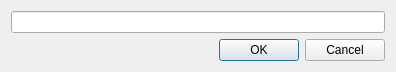
<?xml version="1.0" encoding="UTF-8"?>
<ui version="4.0">
 <class>CategoryModifier</class>
 <widget class="QDialog" name="CategoryModifier">
  <property name="geometry">
   <rect>
    <x>0</x>
    <y>0</y>
    <width>396</width>
    <height>65</height>
   </rect>
  </property>
  <property name="windowTitle">
   <string/>
  </property>
  <layout class="QVBoxLayout" name="verticalLayout">
   <item>
    <widget class="LeechCraft::Util::TagsLineEdit" name="Line_"/>
   </item>
   <item>
    <spacer name="verticalSpacer">
     <property name="orientation">
      <enum>Qt::Vertical</enum>
     </property>
     <property name="sizeHint" stdset="0">
      <size>
       <width>20</width>
       <height>40</height>
      </size>
     </property>
    </spacer>
   </item>
   <item>
    <widget class="QDialogButtonBox" name="ButtonBox_">
     <property name="orientation">
      <enum>Qt::Horizontal</enum>
     </property>
     <property name="standardButtons">
      <set>QDialogButtonBox::Cancel|QDialogButtonBox::Ok</set>
     </property>
    </widget>
   </item>
  </layout>
 </widget>
 <customwidgets>
  <customwidget>
   <class>LeechCraft::Util::TagsLineEdit</class>
   <extends>QLineEdit</extends>
   <header location="global">util/tags/tagslineedit.h</header>
  </customwidget>
 </customwidgets>
 <resources/>
 <connections>
  <connection>
   <sender>ButtonBox_</sender>
   <signal>accepted()</signal>
   <receiver>CategoryModifier</receiver>
   <slot>accept()</slot>
   <hints>
    <hint type="sourcelabel">
     <x>248</x>
     <y>254</y>
    </hint>
    <hint type="destinationlabel">
     <x>157</x>
     <y>274</y>
    </hint>
   </hints>
  </connection>
  <connection>
   <sender>ButtonBox_</sender>
   <signal>rejected()</signal>
   <receiver>CategoryModifier</receiver>
   <slot>reject()</slot>
   <hints>
    <hint type="sourcelabel">
     <x>316</x>
     <y>260</y>
    </hint>
    <hint type="destinationlabel">
     <x>286</x>
     <y>274</y>
    </hint>
   </hints>
  </connection>
 </connections>
</ui>
